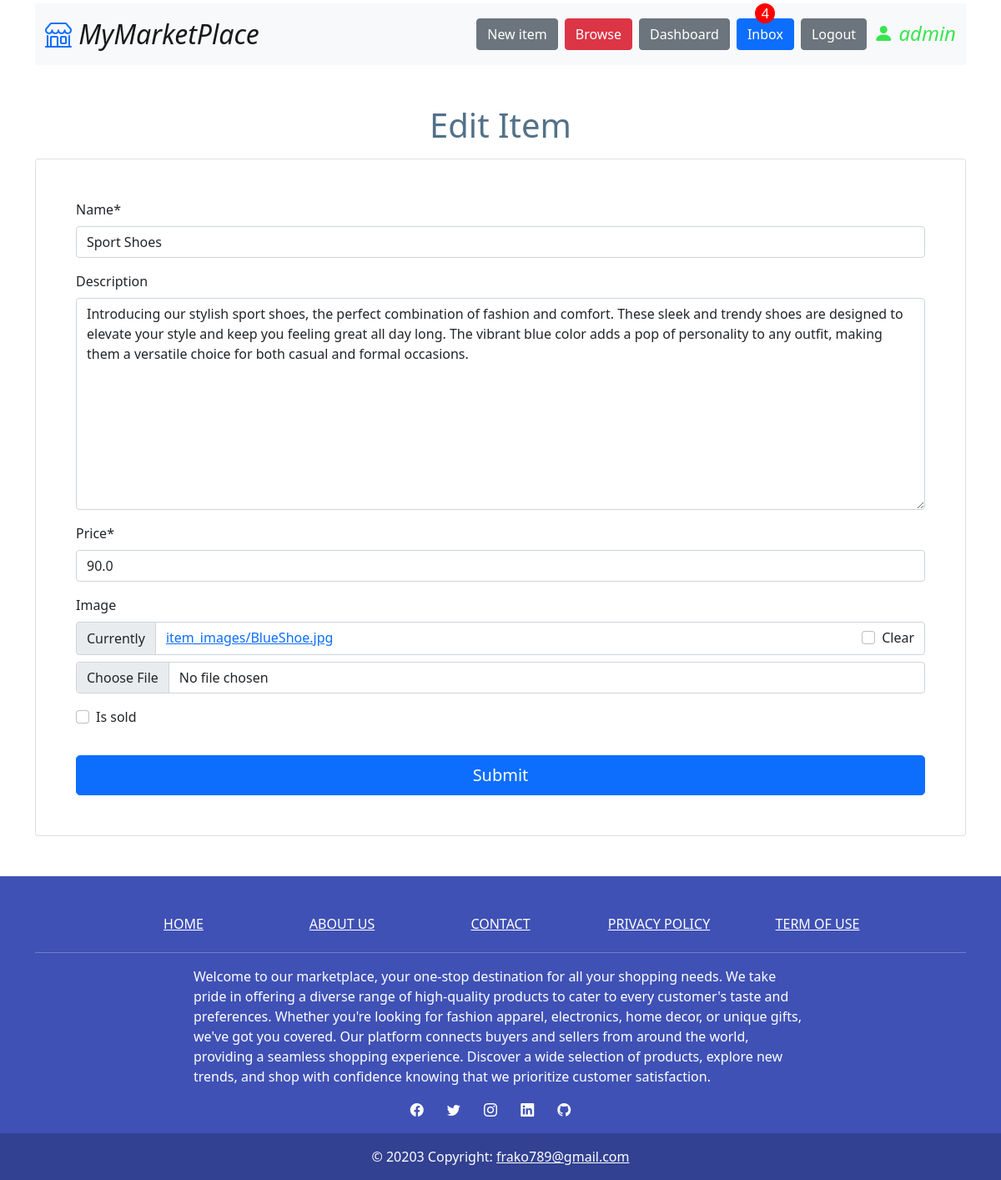
Before: /items/edit/3/ (signed in) with the older database file.
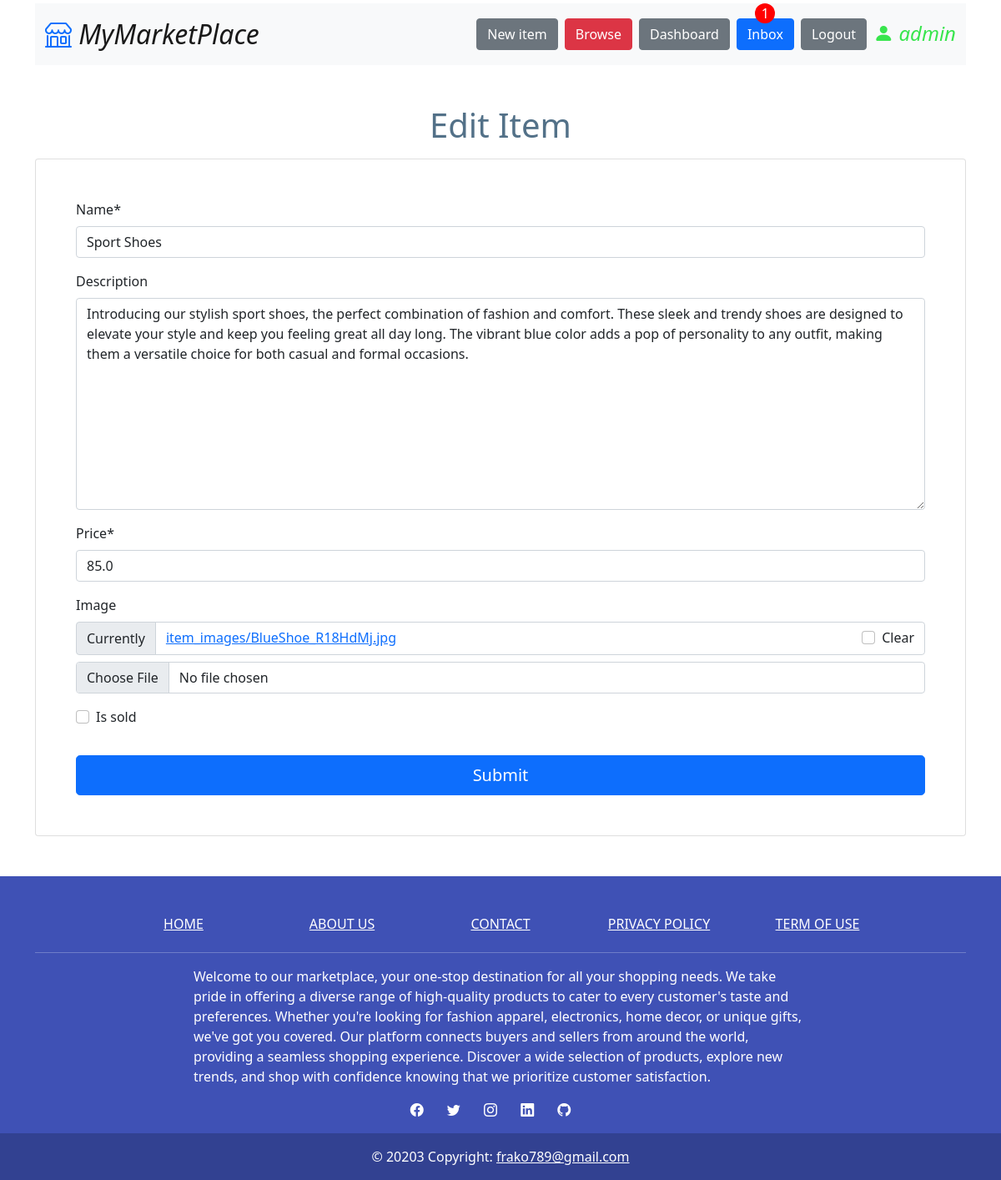
After: the same page with the newer database file.
### item/models.py (models this page shows)
class Item(models.Model):
    category = models.ForeignKey(Category, related_name='items', on_delete=models.CASCADE)
    name = models.CharField(max_length=255)
    description = models.TextField(blank=True, null=True)
    price = models.FloatField()
    image = models.ImageField(upload_to='item_images', blank=True, null=True)
    is_sold = models.BooleanField(default=False)
    created_by = models.ForeignKey(User, related_name='items', on_delete=models.CASCADE)
    created_at = models.DateTimeField(auto_now_add=True)
    def __str__(self):
        return self.name

### item/views.py (the view)
# urls.py: path('edit/<int:pk>/', edit, name='edit'),
@login_required(login_url="login")
def edit(request, pk):
    item = get_object_or_404(Item, pk=pk, created_by=request.user)
    if request.method == "POST":
        form = EditItemForm(request.POST, request.FILES, instance=item)
        if form.is_valid():
            item.save()
            return redirect("item_detail", pk=item.id)
    else:
        form = EditItemForm(instance=item)
    return render(request, "item/edit_item.html", {"form": form})

### item/forms.py
class EditItemForm(forms.ModelForm):
    class Meta:
        model = Item
        fields = ('name', 'description', 'price', 'image', 'is_sold')

### core/processors.py (called while the page is built)
def get_messages(request):
    if request.user.is_authenticated:
        conversations = request.user.conversations.all()
        user = request.user
        filtered_messages = ConversationMessage.objects.filter(
            read=False, conversation__in=conversations
        ).exclude(sender=user)
        return {
            "num_messages": len(filtered_messages),
            "filtered_messages": filtered_messages,
        }
    return {"num_messages": 0, "filtered_messages": []}

### item/templates/item/edit_item.html (shortened to what this page needs)
{% extends 'core/base.html' %}
{% load crispy_forms_tags %}
{% block content %}
    <h1 class="text-center mt-5 fst-normal mb-3" style="color: #537188">Edit Item</h1>
    <div class="container d-flex justify-content-center">
        <form action="" method='POST' class="card w-50 p-5" enctype="multipart/form-data">
            {{form|crispy}}
            <input class="btn btn-primary btn-lg mt-3" type="submit" value="Submit">
        </form>
    </div>
{% endblock content %}

### core/templates/core/base.html (shortened to what the changed rows need)
<!DOCTYPE html>
<html lang="en">
<head>
    <link href="https://cdn.jsdelivr.net/npm/bootstrap@5.0.2/dist/css/bootstrap.min.css" rel="stylesheet">
    <link rel="stylesheet" href="https://cdn.jsdelivr.net/npm/bootstrap-icons@1.10.5/font/bootstrap-icons.css">
</head>
<body>
    <div class="container d-flex justify-content-center mt-1">
        <nav class="navbar navbar-expand-lg navbar-light bg-light" style="width: 100%;">
            <div class="container-fluid cont-nav">
                <div class="collapse navbar-collapse d-flex justify-content-end cont-ul" id="navbarNav">
                    <ul class="navbar-nav d-flex flex-wrap flex-sm-row flex-column gap-2">
                        {% if request.user.is_authenticated %}
                            <li class="nav-item">
                                <a class="{% if num_messages %}new-messages{% endif %} inbox btn btn-primary text" href="{% url 'conversation:inbox' %}">
                                    Inbox
                                    {% if num_messages %}
                                        <span class="circle-number new-messages">{{num_messages}}</span>
                                    {% endif %}
                                </a>
                            </li>
                        {% endif %}
                    </ul>
                </div>
            </div>
        </nav>
    </div>
    {% block content %}{% endblock content %}
</body>
</html>

Changed rows visible on the page:
changed Item "Sport Shoes": price "90.0" → "85.0"
Other visible differences:
{{ num_messages }}: "4" → "1"
text no longer shown: "Name * Description Price * Image Currently item_images/BlueShoe.jpg Clear Is sold"
text now shown: "Name * Description Price * Image Currently item_images/BlueShoe_R18HdMj.jpg Clear Is sold"
